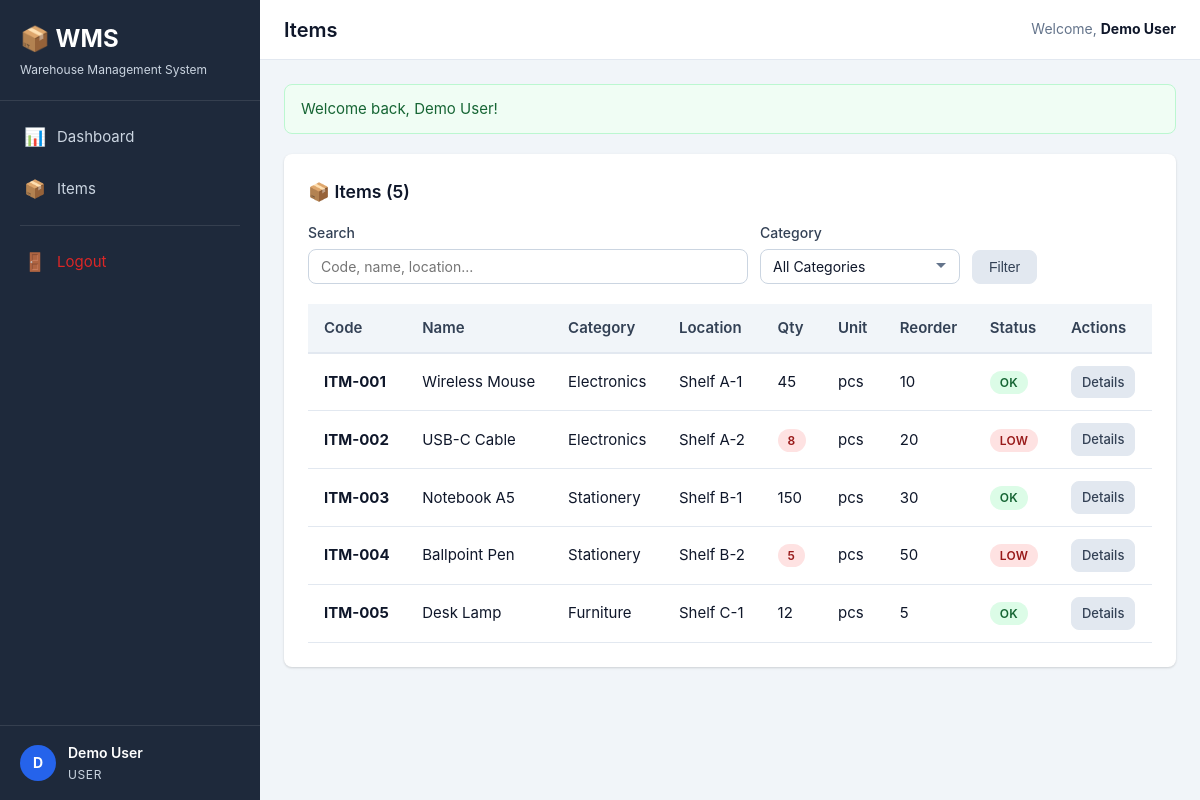
The app's page /user/items.php (signed in) with its own data.
### tables this page shows
CREATE TABLE IF NOT EXISTS items (
    id INT UNSIGNED AUTO_INCREMENT PRIMARY KEY,
    item_code VARCHAR(50) NOT NULL UNIQUE,
    item_name VARCHAR(200) NOT NULL,
    category VARCHAR(100) NOT NULL,
    location VARCHAR(100) NOT NULL,
    quantity INT UNSIGNED NOT NULL DEFAULT 0,
    unit VARCHAR(20) NOT NULL DEFAULT 'pcs',
    reorder_level INT UNSIGNED NOT NULL DEFAULT 0,
    created_at TIMESTAMP NOT NULL DEFAULT CURRENT_TIMESTAMP,
    updated_at TIMESTAMP NOT NULL DEFAULT CURRENT_TIMESTAMP ON UPDATE CURRENT_TIMESTAMP,
    INDEX idx_item_code (item_code),
    INDEX idx_item_name (item_name),
    INDEX idx_category (category),
    INDEX idx_location (location),
    INDEX idx_quantity (quantity)
);

### includes/functions.php (called while the page is built, shortened)
<?php
function e(string $value): string
{
    return htmlspecialchars($value, ENT_QUOTES, 'UTF-8');
}
function url(string $path): string
{
    return BASE_PATH . $path;
}

### user/items.php (the view, shortened to what this page needs)
<?php
$db = getDB();
$search = trim($_GET['search'] ?? '');
$sql = 'SELECT * FROM items WHERE 1=1';
$params = [];
$sql .= ' ORDER BY item_code ASC';
$page = max(1, (int) ($_GET['page'] ?? 1));
$per_page = ITEMS_PER_PAGE;
$offset = ($page - 1) * $per_page;
$count_sql = 'SELECT COUNT(*) AS total FROM items WHERE 1=1';
$count_params = [];
$stmt = $db->prepare($count_sql);
$stmt->execute($count_params);
$total = (int) $stmt->fetch()['total'];
$sql .= ' LIMIT ' . (int) $per_page . ' OFFSET ' . (int) $offset;
$stmt = $db->prepare($sql);
$stmt->execute($params);
$items = $stmt->fetchAll();
include __DIR__ . '/../includes/header.php';
?>
<div class="card">
    <div class="card-header">
        <h3 class="card-title">📦 Items (<?= $total ?>)</h3>
    </div>
    <div class="filters-bar">
        <div class="form-group">
            <label>Search</label>
            <input type="text" class="form-control" id="searchInput" placeholder="Code, name, location..." value="<?= e($search) ?>">
        </div>
        <div class="form-group" style="max-width:200px;">
            <label>Category</label>
            <select class="form-control" id="categoryFilter">
                <option value="">All Categories</option>
            </select>
        </div>
        <div class="form-group" style="flex:0;">
            <label>&nbsp;</label>
            <button class="btn btn-secondary" onclick="applyFilters()">Filter</button>
        </div>
    </div>
    <div class="table-container">
        <table>
            <thead>
                <tr>
                    <th>Code</th>
                    <th>Name</th>
                    <th>Category</th>
                    <th>Location</th>
                    <th>Qty</th>
                    <th>Unit</th>
                    <th>Reorder</th>
                    <th>Status</th>
                    <th>Actions</th>
                </tr>
            </thead>
            <tbody>
                <?php if (empty($items)): ?>
                    <tr><td colspan="9" style="text-align:center; color:var(--gray-500);">No items found.</td></tr>
                <?php else: ?>
                    <?php foreach ($items as $item):
                        $is_low = $item['quantity'] <= $item['reorder_level'];
                    ?>
                        <tr>
                            <td><strong><?= e($item['item_code']) ?></strong></td>
                            <td><?= e($item['item_name']) ?></td>
                            <td><?= e($item['category']) ?></td>
                            <td><?= e($item['location']) ?></td>
                            <td>
                                <?php if ($is_low): ?>
                                    <span class="badge badge-low-stock"><?= number_format($item['quantity']) ?></span>
                                <?php else: ?>
                                    <?= number_format($item['quantity']) ?>
                                <?php endif; ?>
                            </td>
                            <td><?= e($item['unit']) ?></td>
                            <td><?= number_format($item['reorder_level']) ?></td>
                            <td>
                                <?php if ($is_low): ?>
                                    <span class="badge badge-low-stock">Low</span>
                                <?php else: ?>
                                    <span class="badge badge-success">OK</span>
                                <?php endif; ?>
                            </td>
                            <td>
                                <a href="<?= url('/user/item-details.php?id=' . $item['id']) ?>" class="btn btn-sm btn-secondary">Details</a>
                            </td>
                        </tr>
                    <?php endforeach; ?>
                <?php endif; ?>
            </tbody>
        </table>
    </div>
</div>
<?php include __DIR__ . '/../includes/footer.php'; ?>

### assets/css/style.css (style rules this page uses)
*, *::before, *::after { box-sizing: border-box; margin: 0; padding: 0; }
:root { --primary: #2563eb; --primary-dark: #1d4ed8; --success: #16a34a; --danger: #dc2626; --warning: #f59e0b; --info: #0ea5e9; --dark: #1e293b; --gray-100: #f1f5f9; --gray-200: #e2e8f0; --gray-300: #cbd5e1; --gray-500: #64748b; --gray-700: #334155; --gray-900: #0f172a; --sidebar-width: 260px; --topbar-height: 60px; --radius: 8px; --shadow: 0 1px 3px rgba(0,0,0,0.1), 0 1px 2px rgba(0,0,0,0.06); --shadow-lg: 0 10px 15px -3px rgba(0,0,0,0.1), 0 4px 6px -2px rgba(0,0,0,0.05); }
html { font-size: 16px; scroll-behavior: smooth; }
body { font-family: -apple-system, BlinkMacSystemFont, 'Segoe UI', Roboto, 'Helvetica Neue', Arial, sans-serif; background: var(--gray-100); color: var(--gray-900); line-height: 1.6; min-height: 100vh; }
a { color: var(--primary); text-decoration: none; }
.card { background: #fff; border-radius: var(--radius); box-shadow: var(--shadow); padding: 24px; margin-bottom: 20px; }
.card-header { display: flex; align-items: center; justify-content: space-between; margin-bottom: 16px; flex-wrap: wrap; gap: 10px; }
.card-title { font-size: 1.1rem; font-weight: 600; color: var(--gray-900); }
.table-container { overflow-x: auto; -webkit-overflow-scrolling: touch; }
table { width: 100%; border-collapse: collapse; font-size: 0.9375rem; }
thead th { background: var(--gray-100); padding: 12px 16px; text-align: left; font-weight: 600; color: var(--gray-700); border-bottom: 2px solid var(--gray-200); white-space: nowrap; }
tbody td { padding: 12px 16px; border-bottom: 1px solid var(--gray-200); vertical-align: middle; }
.badge { display: inline-block; padding: 2px 10px; border-radius: 50px; font-size: 0.75rem; font-weight: 600; text-transform: uppercase; letter-spacing: 0.03em; }
.badge-success { background: #dcfce7; color: #166534; }
.badge-low-stock { background: #fee2e2; color: #991b1b; animation: pulse 2s infinite; }
.btn { display: inline-flex; align-items: center; gap: 6px; padding: 8px 16px; border-radius: var(--radius); font-size: 0.875rem; font-weight: 500; border: 1px solid transparent; cursor: pointer; text-decoration: none; transition: background 0.15s, border-color 0.15s; white-space: nowrap; }
.btn-secondary { background: var(--gray-200); color: var(--gray-700); border-color: var(--gray-200); }
.btn-sm { padding: 5px 10px; font-size: 0.8125rem; }
.form-group { margin-bottom: 16px; }
.form-group label { display: block; font-size: 0.875rem; font-weight: 500; color: var(--gray-700); margin-bottom: 4px; }
.form-control { width: 100%; padding: 10px 12px; border: 1px solid var(--gray-300); border-radius: var(--radius); font-size: 0.9375rem; font-family: inherit; color: var(--gray-900); background: #fff; transition: border-color 0.15s, box-shadow 0.15s; }
select.form-control { appearance: none; background-repeat: no-repeat; background-position: right 12px center; padding-right: 36px; }
.filters-bar { display: flex; gap: 12px; flex-wrap: wrap; margin-bottom: 20px; align-items: flex-end; }
.filters-bar .form-group { margin-bottom: 0; flex: 1; min-width: 180px; }
.filters-bar .form-control { padding: 8px 12px; font-size: 0.875rem; }

### records on screen
items: item_code "ITM-001", item_name "Wireless Mouse", category "Electronics", location "Shelf A-1", quantity "45", unit "pcs", reorder_level "10", shows "OK"
items: item_code "ITM-002", item_name "USB-C Cable", category "Electronics", location "Shelf A-2", quantity "8", unit "pcs", reorder_level "20", shows "LOW"
items: item_code "ITM-003", item_name "Notebook A5", category "Stationery", location "Shelf B-1", quantity "150", unit "pcs", reorder_level "30", shows "OK"
items: item_code "ITM-004", item_name "Ballpoint Pen", category "Stationery", location "Shelf B-2", quantity "5", unit "pcs", reorder_level "50", shows "LOW"
items: item_code "ITM-005", item_name "Desk Lamp", category "Furniture", location "Shelf C-1", quantity "12", unit "pcs", reorder_level "5", shows "OK"

### other values on screen
APP_NAME "Warehouse Management System"
substr($_SESSION['full_name'][0] ?? 'U', 0, 1) "D"
$_SESSION['full_name'] "Demo User"
$_SESSION['role'] "USER"
$page_title "Items"
$flash['message'] "Welcome back, Demo User!"
$total "5"
